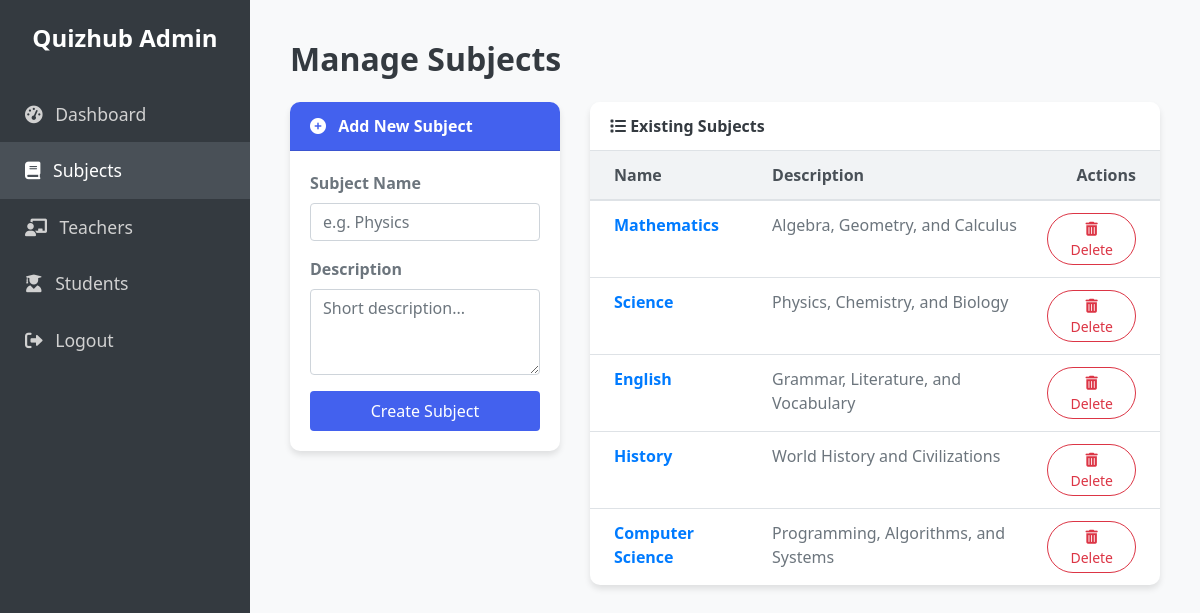
Page /admindashboard/manage_subjects.php (signed in) on the committed database.
### tables this page shows
CREATE TABLE IF NOT EXISTS subjects (
    subject_id INT(11) AUTO_INCREMENT PRIMARY KEY,
    subject_name VARCHAR(100) NOT NULL UNIQUE,
    description TEXT,
    created_at TIMESTAMP DEFAULT CURRENT_TIMESTAMP
);

### admindashboard/manage_subjects.php (the view, shortened to what this page needs)
<?php
include('../db_connect.php');
$result = $conn->query("SELECT * FROM subjects");
?>
<!DOCTYPE html>
<html lang="en">
<head>
    <link href="https://maxcdn.bootstrapcdn.com/bootstrap/4.5.2/css/bootstrap.min.css" rel="stylesheet">
    <link rel="stylesheet" href="https://cdnjs.cloudflare.com/ajax/libs/font-awesome/6.0.0-beta3/css/all.min.css">
</head>
<body>
<div class="sidebar">
    <div class="brand">Quizhub Admin</div>
    <a href="admin-dashboard.php"><i class="fas fa-tachometer-alt mr-2"></i> Dashboard</a>
    <a href="manage_subjects.php" style="background-color: #495057; color: white;"><i class="fas fa-book mr-2"></i> Subjects</a>
    <a href="manage_teachers.php"><i class="fas fa-chalkboard-teacher mr-2"></i> Teachers</a>
    <a href="manage_students.php"><i class="fas fa-user-graduate mr-2"></i> Students</a>
    <a href="../index/index.html"><i class="fas fa-sign-out-alt mr-2"></i> Logout</a>
</div>
<div class="content">
    <h2 class="mb-4 text-dark font-weight-bold">Manage Subjects</h2>
    <div class="row">
        <div class="col-md-4">
            <div class="card mb-4">
                <div class="card-header">
                    <i class="fas fa-plus-circle mr-2"></i> Add New Subject
                </div>
                <div class="card-body">
                    <form method="POST">
                        <div class="form-group">
                            <label class="text-muted font-weight-bold">Subject Name</label>
                            <input type="text" name="subject_name" class="form-control" placeholder="e.g. Physics" required>
                        </div>
                        <div class="form-group">
                            <label class="text-muted font-weight-bold">Description</label>
                            <textarea name="description" class="form-control" rows="3" placeholder="Short description..."></textarea>
                        </div>
                        <button type="submit" name="add_subject" class="btn btn-primary btn-block py-2">Create Subject</button>
                    </form>
                </div>
            </div>
        </div>
        <div class="col-md-8">
            <div class="card">
                <div class="card-header bg-white text-dark border-bottom">
                    <i class="fas fa-list mt-1"></i> Existing Subjects
                </div>
                <div class="card-body p-0">
                    <table class="table table-hover mb-0">
                        <thead>
                            <tr>
                                <th class="pl-4">Name</th>
                                <th>Description</th>
                                <th class="text-right pr-4">Actions</th>
                            </tr>
                        </thead>
                        <tbody>
                            <?php if ($result->num_rows > 0): ?>
                                <?php while($row = $result->fetch_assoc()): ?>
                                    <tr>
                                        <td class="pl-4 font-weight-bold text-primary"><?php echo htmlspecialchars($row['subject_name']); ?></td>
                                        <td class="text-muted"><?php echo htmlspecialchars($row['description']); ?></td>
                                        <td class="text-right pr-4">
                                            <a href="manage_subjects.php?delete=<?php echo $row['subject_id']; ?>"
                                               class="btn btn-outline-danger btn-sm rounded-pill px-3"
                                               onclick="return confirm('Wait! Deleting this subject will also delete ALL questions and results linked to it. Are you sure?');">
                                               <i class="fas fa-trash-alt"></i> Delete
                                            </a>
                                        </td>
                                    </tr>
                                <?php endwhile; ?>
                            <?php else: ?>
                                <tr><td colspan="3" class="text-center py-5 text-muted">No subjects found. Add one to get started!</td></tr>
                            <?php endif; ?>
                        </tbody>
                    </table>
                </div>
            </div>
        </div>
    </div>
</div>
</body>
</html>

### admindashboard/manage_subjects.php (style rules this page uses)
body { font-family: 'Segoe UI', Tahoma, Geneva, Verdana, sans-serif; background-color: #f8f9fa; }
.sidebar { height: 100vh; width: 250px; position: fixed; top: 0; left: 0; background-color: #343a40; padding-top: 20px; }
.sidebar a { padding: 15px 25px; text-decoration: none; font-size: 1.1rem; color: #d1d1d1; display: block; transition: 0.3s; }
.sidebar .brand { font-size: 1.5rem; color: white; text-align: center; margin-bottom: 30px; font-weight: bold; }
.content { margin-left: 250px; padding: 40px; }
.card { box-shadow: 0 4px 6px rgba(0,0,0,0.1); border: none; border-radius: 10px; }
.card-header { background-color: #4361ee; color: white; border-radius: 10px 10px 0 0 !important; font-weight: bold; }
.btn-primary { background-color: #4361ee; border: none; }
.table thead th { border-top: none; background-color: #f1f3f5; color: #495057; }

### rows in the picture
subjects: subject_name "Mathematics", description "Algebra, Geometry, and Calculus"
subjects: subject_name "Science", description "Physics, Chemistry, and Biology"
subjects: subject_name "English", description "Grammar, Literature, and Vocabulary"
subjects: subject_name "History", description "World History and Civilizations"
subjects: subject_name "Computer Science", description "Programming, Algorithms, and Systems"
